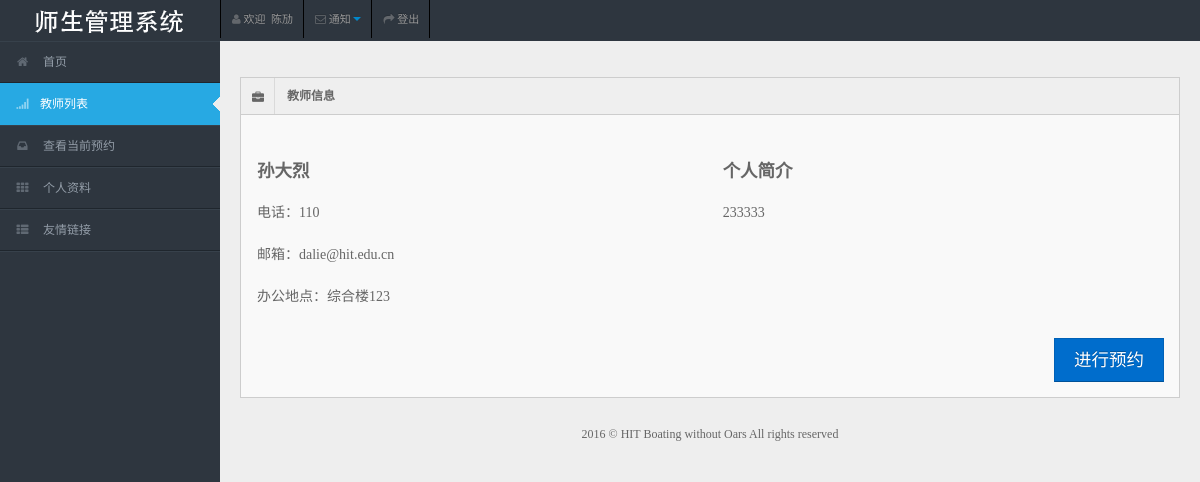
The app's page /appointment/detail/2 (signed in), older data.
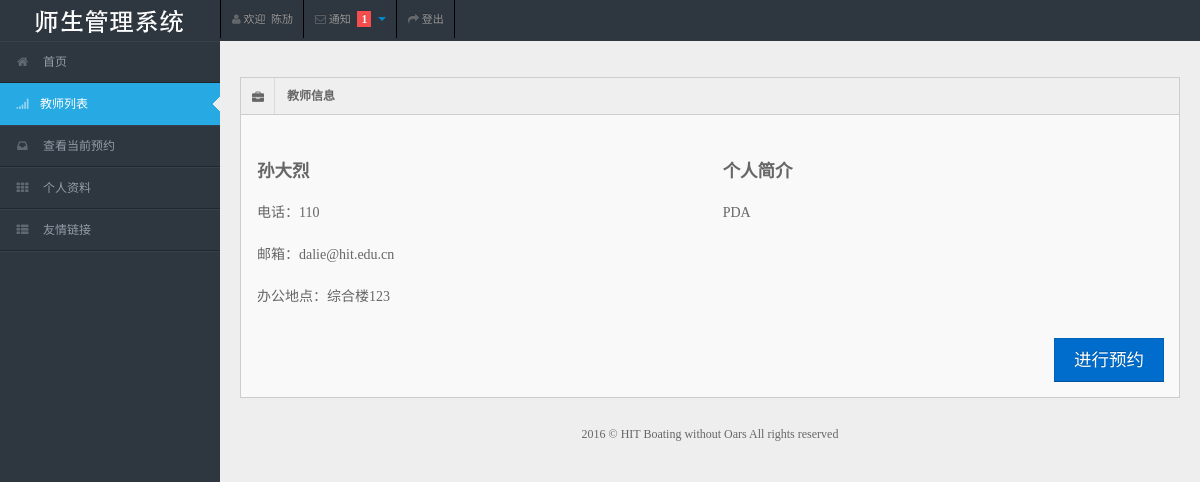
The same page, newer data.
### authentication/models.py (models this page shows, shortened)
class MyUser(models.Model):
    user = models.OneToOneField(User)
    name = models.CharField(max_length=64)
    identity = models.IntegerField(default=1)

class TeacherInfo(models.Model):
    teacher_id = models.CharField(max_length=16)
    e_mail = models.EmailField()
    cellphone = models.CharField(max_length=64, blank=True)
    cell_private = models.BooleanField(default=False)
    address = models.CharField(max_length=256)
    description = models.TextField(blank=True)
    myuser = models.OneToOneField(MyUser)

### appointment/views.py (the view)
# urls.py: url(r'^detail/(?P<pk>[0-9]+)', views.MyUserDetailView.as_view(), name='myuser-detail'),
class MyUserDetailView(LoginRequiredMixin, FrontMixin, DetailView):
    model = MyUser
    context_object_name = 'theuser'
    template_name = 'appointment/detail.html'
    login_url = reverse_lazy('login')
    def get_context_data(self, **kwargs):
        context = super(MyUserDetailView, self).get_context_data(**kwargs)
        context['active'] = 'list'
        return context

### authentication/mixin.py (called while the page is built)
    def get_context_data(self, **kwargs):
        context = super(AuthMixin, self).get_context_data(**kwargs)
        if self.request.user.is_authenticated():
            myuser = self.request.user.myuser
            context['myuser'] = myuser
        return context

### link/mixin.py (called while the page is built)
    def get_context_data(self, **kwargs):
        context = super(LinkMixin, self).get_context_data(**kwargs)
        context['link_list'] = Link.objects.all()
        return context

### notification/mixin.py (called while the page is built)
    def get_context_data(self, **kwargs):
        context = super(NotificationMixin, self).get_context_data(**kwargs)
        context['noti_num'] = self.request.user.myuser.studentnotificationsonteacher.unread_count + self.request.user.myuser.studentnotificationonappointment.unread_count
        context['tea_num'] = self.request.user.myuser.studentnotificationsonteacher.unread_count
        context['app_num'] = self.request.user.myuser.studentnotificationonappointment.unread_count
        return context

### website/mixin.py (called while the page is built)
    def get_context_data(self, **kwargs):
        return super(FrontMixin, self).get_context_data(**kwargs)

### templates/appointment/detail.html (shortened to what the changed rows need)
{% extends 'website/base.html' %}
{% load staticfiles %}
{% block content %}
    <div class="container-fluid">
        <div class="row-fluid">
            <div class="span12">
                <div class="widget-box">
                    {% if theuser.identity == 1 %}
                        <div class="widget-content">
                            <div class="row-fluid">
                                <div class="span6">
                                    <table class="">
                                        <tbody>
                                        <tr>
                                            <td><h4>{{ theuser.name }}</h4></td>
                                        </tr>
                                        <tr>
                                            <td>
                                                <h5 style="font-weight: 400;">{{ theuser.studentinfo.college }}&nbsp;{{ theuser.studentinfo.grade }}
                                                    级</h5></td>
                                        </tr>
                                        <tr>
                                            <td><h5 style="font-weight: 400;">
                                                电话：{{ theuser.studentinfo.cellphone }}</h5>
                                            </td>
                                        </tr>
                                        <tr>
                                            <td><h5 style="font-weight: 400;">邮箱：{{ theuser.studentinfo.e_mail }}</h5>
                                            </td>
                                        </tr>
                                        </tbody>
                                    </table>
                                </div>
                                <div class="span6">
                                    <table class="">
                                        <tbody>
                                        <tr>
                                            <td><h4>个人简介</h4></td>
                                        </tr>
                                        <tr>
                                            <td><h5 style="font-weight: 400;">{{ theuser.studentinfo.description }}</h5>
                                            </td>
                                        </tr>
                                        </tbody>
                                    </table>
                                </div>
                            </div>
                        </div>
                    {% elif theuser.identity == 2 %}
                        <div class="widget-content">
                            <div class="row-fluid">
                                <div class="span6">
                                    <table class="">
                                        <tbody>
                                        <tr>
                                            <td><h4>{{ theuser.name }}</h4></td>
                                        </tr>
                                        <tr>
                                            <td><h5 style="font-weight: 400;">
                                                电话：{{ theuser.teacherinfo.cellphone }}</h5>
                                            </td>
                                        </tr>
                                        <tr>
                                            <td><h5 style="font-weight: 400;">邮箱：{{ theuser.teacherinfo.e_mail }}</h5>
                                            </td>
                                        </tr>
                                        <tr>
                                            <td><h5 style="font-weight: 400;">
                                                办公地点：{{ theuser.teacherinfo.address }}</h5>
                                            </td>
                                        </tr>
                                        </tbody>
                                    </table>
                                </div>
                                <div class="span6">
                                    <table class="">
                                        <tbody>
                                        <tr>
                                            <td><h4>个人简介</h4></td>
                                        </tr>
                                        <tr>
                                            <td><h5 style="font-weight: 400;">{{ theuser.teacherinfo.description }}</h5>
                                            </td>
                                        </tr>
                                        </tbody>
                                    </table>
                                </div>
                            </div>
                            <div class="row-fluid">
                                <div class="span12">
                                    <div class="pull-right">
                                        <br>
                                        <a class="btn btn-primary btn-large pull-right"
                                           href="{% url 'preview' theuser.pk %}">进行预约</a>
                                    </div>
                                </div>
                            </div>
                        </div>
                    {% endif %}
                </div>
            </div>
        </div>
    </div>
{% endblock %}

### templates/website/base.html (shortened to what this page needs)
{% load staticfiles %}
<!DOCTYPE html>
<html lang="zh-CN">
<head>
    <link rel="stylesheet" href="{% static 'css/bootstrap.min.css' %}"/>
    <link rel="stylesheet" href="{% static 'css/bootstrap-responsive.min.css' %}"/>
    <link rel="stylesheet" href="{% static 'css/fullcalendar.css' %}"/>
    <link rel="stylesheet" href="{% static 'css/matrix-style.css' %}"/>
    <link rel="stylesheet" href="{% static 'css/matrix-media.css' %}"/>
    <link href="{% static 'font-awesome/css/font-awesome.css' %}" rel="stylesheet"/>
    <link rel="stylesheet" href="{% static 'css/jquery.gritter.css' %}"/>
    <link href="{% static 'css/google.css' %}" rel='stylesheet' type='text/css'>
</head>
<body>
<div id="header">
    <h1><a href="#" style="background: url({% static 'img/logo.png' %}) no-repeat scroll 0 0 transparent;">教师管理系统</a>
    </h1>
</div>
<div id="user-nav" class="navbar navbar-inverse">
    <ul class="nav">
        <li class="" id="profile-messages"><a title="" href="{% url 'detail' %}"><i
                class="icon icon-user"></i> <span class="text">欢迎 &nbsp;{{ myuser.name }}</span></a>
        </li>
        <li class="" id="menu-messages"><a href="#" data-toggle="dropdown" data-target="#menu-messages"
                                           class="dropdown-toggle"><i class="icon icon-envelope"></i> <span
                class="text">通知</span> {% if noti_num %}
            <span class="label label-important">{{ noti_num }}</span>{% endif %} <b class="caret"></b></a>
        </li>
        <li class=""><a href="{% url 'logout' %}"><i class="icon icon-share-alt"></i> <span
                class="text">登出</span></a>
        </li>
    </ul>
</div>
<div id="sidebar"><a href="#" class="visible-phone"> Dashboard</a>
    <ul>
        <li id="index"><a href="{% url 'index' %}"><i class="icon icon-home"></i> <span>首页</span></a></li>
        <li id="list"><a href="{% url 'list' %}"><i class="icon icon-signal"></i><span>教师列表</span></a></li>
        {% if myuser.identity == 1 %}
            <li id="appointment"><a href="{% url 'stu-list' %}"><i class="icon icon-inbox"></i> <span>查看当前预约</span></a>
            </li>
        {% endif %}
        <li id="detail"><a href="{% url 'detail' %}"><i class="icon icon-th"></i> <span>个人资料</span></a></li>
        <li class="submenu"><a href="#"><i class="icon icon-th-list"></i> <span>友情链接</span></a>
        </li>
    </ul>
</div>
<div id="content">
    {% block content %}
    {% endblock %}
    <div class="row-fluid">
        <div id="footer" class="span12"> 2016 &copy; HIT Boating without Oars All rights reserved</div>
    </div>
</div>
</body>
</html>

Row changes from the older to the newer data that the page shows:
changed through a linked row, MyUser "孙大烈": teacherinfo.description "233333" → "PDA"
Text that changed along with them:
{{ noti_num }}: (not shown) → "1"
